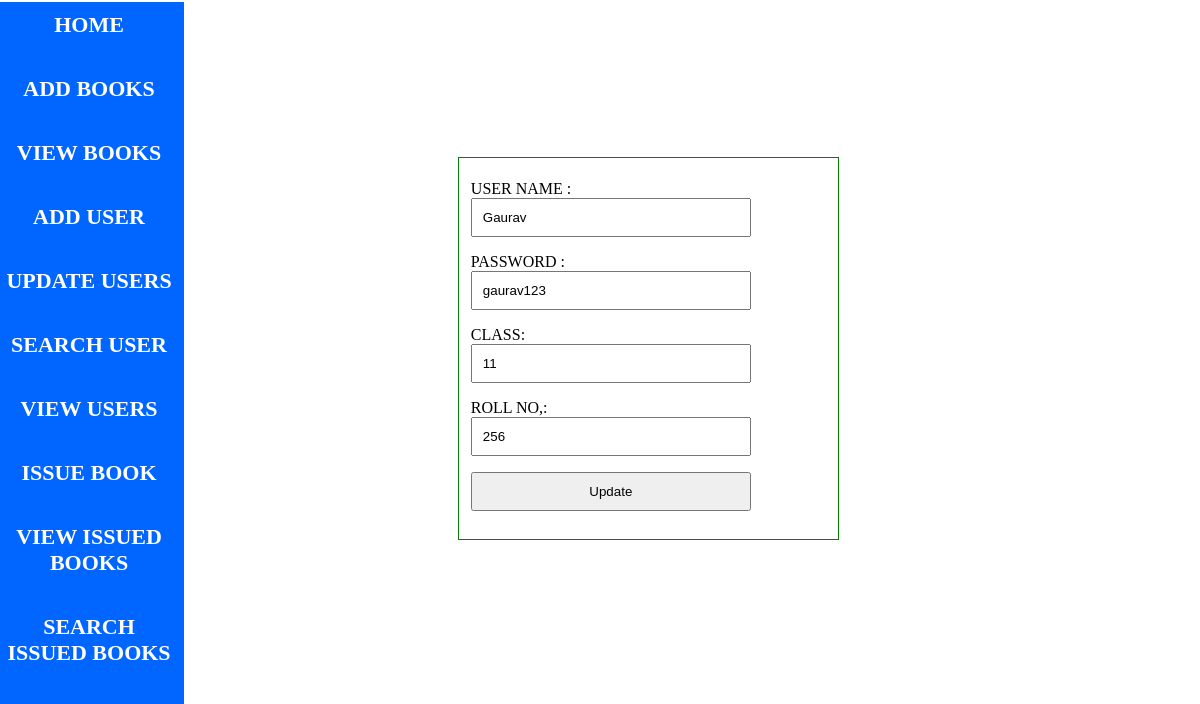
Screenshot of /updateuser.php?U_ID=22 with the database file from the repository.
### tables this page shows
CREATE TABLE IF NOT EXISTS `users` (
  `U_ID` int(11) NOT NULL AUTO_INCREMENT,
  `USERNAME` text NOT NULL,
  `ROLLNO` varchar(100) NOT NULL,
  `CLASS` int(11) NOT NULL,
  `PASSWORD` varchar(100) NOT NULL,
  `COUNT` int(2) NOT NULL DEFAULT '2',
  PRIMARY KEY (`U_ID`)
);

### updateuser.php (the view, shortened to what this page needs)
<!DOCTYPE>
<html>
<head>
<link type="text/css" media="all" rel="stylesheet" >
</head>
<body>
<div class="menu">
  <div class="menu1">
  <ul>
  <li><a href="aa.php">HOME</a></li><br/>
<li><a href="addbook.php">ADD BOOKS</a></li><br/>
<li><a href="addbookview.php">VIEW BOOKS</a></li><br/>
<li><a href="adduser.php">ADD USER</a></li><br/>
<li><a href="userview.php">UPDATE USERS</a></li><br/>
<li><a href="searchuser.php">SEARCH USER</a></li><br/>
<li><a href="adduserview.php">VIEW USERS</a></li><br/>
<li><a href="issuebook.php">ISSUE BOOK</a></li><br/>
<li><a href="issuebookview11.php">VIEW ISSUED BOOKS</a></li><br/>
<li><a href="search.php">SEARCH ISSUED BOOKS</a></li><br/>
</ul>
</div>
</div>
<?php
  if(isset($_GET['U_ID']))
  {
  $id=$_GET['U_ID'];
  $getselect=mysql_query("SELECT * FROM users WHERE U_ID='$id'");
  while($profile=mysql_fetch_array($getselect))
  {
    $USERNAME=$profile['USERNAME'];
  $PASSWORD=$profile['PASSWORD'];
  $CLASS=$profile['CLASS'];
  $ROLLNO=$profile['ROLLNO'];
?>
<div class="display">
  <form action="" method="post" name="insertform">
    <p>
      <label for="name"  id="preinput"> USER NAME : </label>
      <input type="text" name="eusername" required placeholder="Enter your name"
      value="<?php echo $USERNAME; ?>" id="inputid" />
    </p>
    <p>
      <label  for="password"  id="preinput"> PASSWORD : </label>
      <input type="text" name="epassword" required placeholder="Enter your Email"
      value="<?php echo $PASSWORD; ?>" id="inputid" />
    </p>
    <p>
      <label for="mobile" id="preinput"> CLASS: </label>
      <input type="text" name="eclass" required placeholder="Enter your mobile number"
      value="<?php echo $CLASS; ?>" id="inputid" />
    </p>
	<p>
      <label for="mobile" id="preinput"> ROLL NO,: </label>
      <input type="text" name="erollno" required placeholder="Enter your mobile number"
      value="<?php echo $ROLLNO; ?>" id="inputid" />
    </p>
    <p>
      <input type="submit" name="update" value="Update" id="inputid" />
    </p>
  </form>
</div>
<?php } } ?>
</body>
</html>

### updateuser.php (style rules this page uses)
.menu { background-color:#0066FF; width:190px; height:755px; margin-left:-14px; margin-top:-28px; }
.menu1 { margin-top:30px; }
a:link,a:visited { display:block; font-size:22px; font-weight:bold; color:#FFFFFF; background-color:#0066FF; width:170px; text-align:center; padding:10px; text-decoration:none; text-transform:uppercase; }
ul { list-style-type:none; margin:0; padding:0; }
.display { margin-top:-600px; margin-left:450px; }
p { margin-top:10px; }
#preinput { width:250px; float:left; }
.display { width:30%; border:1px green solid; padding:1%; margin-bottom:10px; }
#inputid { width:280px; padding:10px; }

### rows the page displays
users: eusername "Gaurav", epassword "gaurav123", eclass "11", erollno "256"
